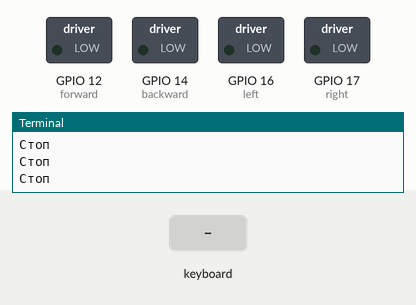
Bench run of a program on a simulated Raspberry Pi (BCM pin numbers). Shown: switched loads named in the program (green lamp = pin HIGH), the last lines printed to the terminal. The test bench sets the inputs (shaded band).

Above: at 1.2 s.
1.3 s: key "w" typed on the keyboard
At 1.4 s:
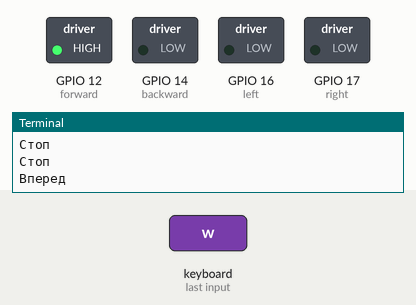
3.0 s: key "s" typed on the keyboard
At 3.11 s:
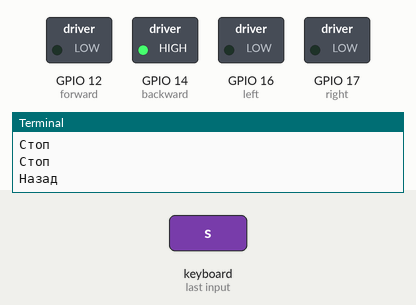
4.7 s: key "a" typed on the keyboard
At 4.81 s:
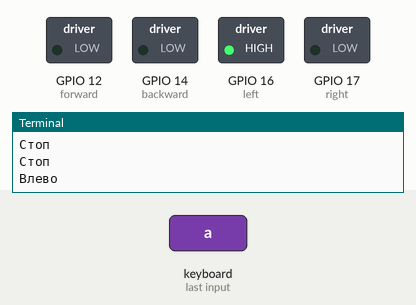
6.4 s: key "d" typed on the keyboard
At 6.52 s:
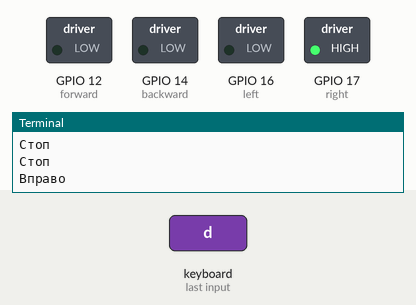
Timing chart, 0 to 9.1 s (numbered marks = the images above; inputs shaded):
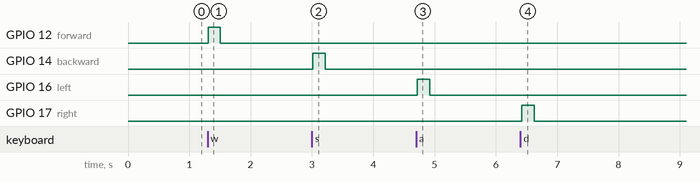

Measured:
- after the input at 1.3 s, GPIO 12 (forward): LOW → HIGH at once, → LOW 0.20 s later
- after the input at 3.0 s, GPIO 14 (backward): LOW → HIGH at once, → LOW 0.20 s later
- after the input at 4.7 s, GPIO 16 (left): LOW → HIGH at once, → LOW 0.20 s later
- after the input at 6.4 s, GPIO 17 (right): LOW → HIGH at once, → LOW 0.20 s later

The program:

motor_control.py
```python
import gpiozero
import keyboard
from time import sleep

# Инициализация GPIO-пинов для управления двигателями
forward = gpiozero.OutputDevice(12)
backward = gpiozero.OutputDevice(14)
left = gpiozero.OutputDevice(16)
right = gpiozero.OutputDevice(17)

# Функции движения
def move_forward():
    forward.on()
    backward.off()
    print("Вперед")

def move_backward():
    backward.on()
    forward.off()
    print("Назад")

def turn_left():
    left.on()
    right.off()
    print("Влево")

def turn_right():
    right.on()
    left.off()
    print("Вправо")

def stop():
    forward.off()
    backward.off()
    left.off()
    right.off()
    print("Стоп")

# Основной цикл для отслеживания нажатий WASD
try:
    while True:
        if keyboard.is_pressed('w'):
            move_forward()
        elif keyboard.is_pressed('s'):
            move_backward()
        elif keyboard.is_pressed('a'):
            turn_left()
        elif keyboard.is_pressed('d'):
            turn_right()
        else:
            stop()
        sleep(0.1)  # Задержка для снижения нагрузки на процессор

except KeyboardInterrupt:
    print("Завершение программы")
    stop()
```
